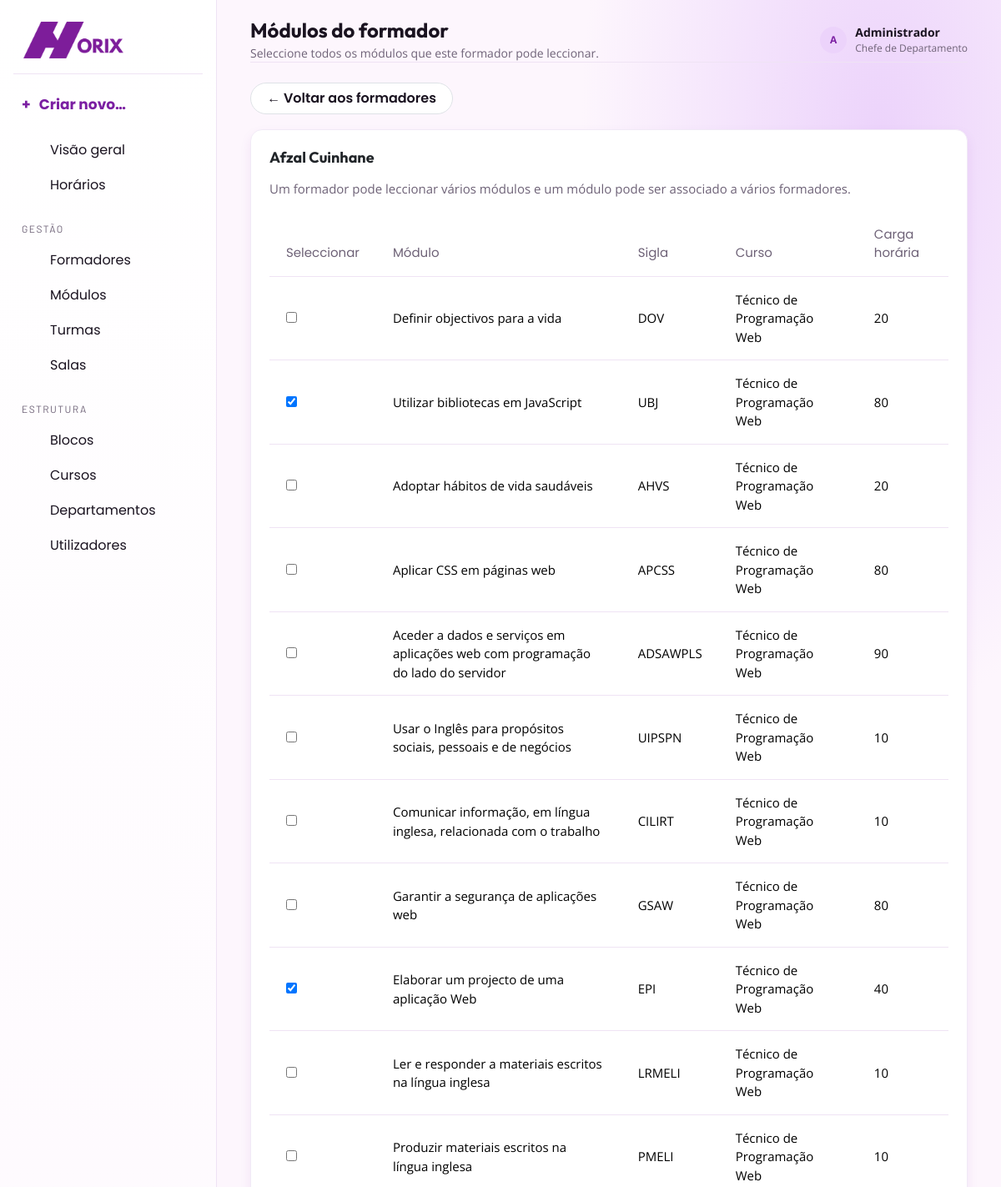
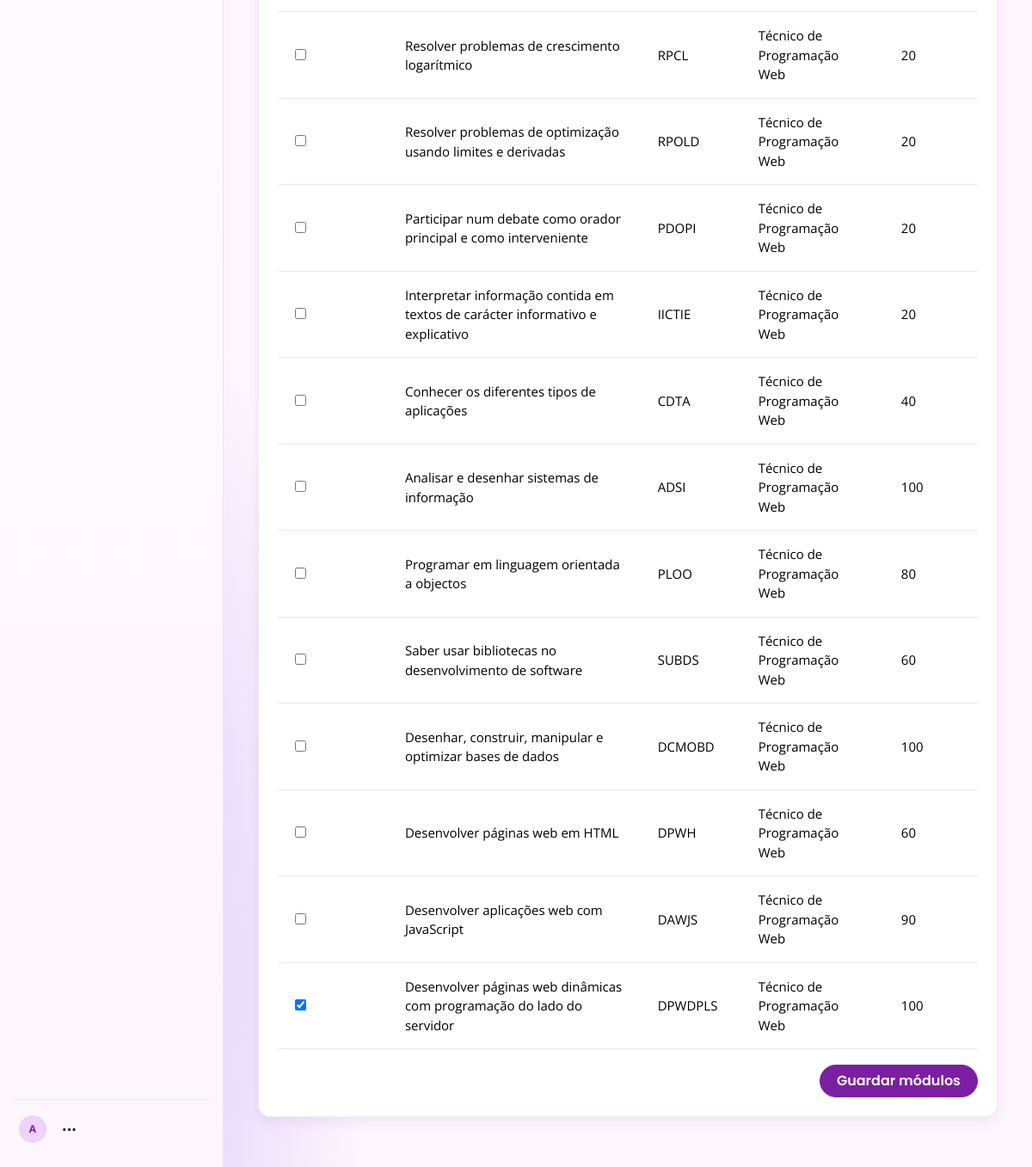
The page /View/html-php/FormadorModulos.php?id=1 (signed in) on the database its author committed (2 pictures, top to bottom).
### tables this page shows
CREATE TABLE `utilizador` (
  `id_utilizador` int(11) NOT NULL,
  `nome` varchar(100) NOT NULL,
  `email` varchar(120) NOT NULL,
  `senha` varchar(255) NOT NULL,
  `perfil` enum('Chefe de Departamento','Formador') NOT NULL,
  `ativo` tinyint(1) NOT NULL DEFAULT 1,
  `criado_em` timestamp NOT NULL DEFAULT current_timestamp()
);

CREATE TABLE `formador` (
  `id_formador` int(11) NOT NULL,
  `nome` varchar(100) NOT NULL,
  `email` varchar(100) DEFAULT NULL,
  `telefone` varchar(20) DEFAULT NULL
);

CREATE TABLE `modulo` (
  `id_modulo` int(11) NOT NULL,
  `nome` varchar(100) NOT NULL,
  `siglas` varchar(20) NOT NULL,
  `carga_horaria` int(11) NOT NULL DEFAULT 40,
  `ordem` int(11) NOT NULL DEFAULT 1,
  `tipo_sala` varchar(30) DEFAULT NULL,
  `id_curso` int(11) NOT NULL
);

CREATE TABLE `curso` (
  `id_curso` int(11) NOT NULL,
  `nome` varchar(100) NOT NULL,
  `id_departamento` int(11) NOT NULL
);

### Conexao/Conexao.php (called while the page is built, shortened)
<?php
function db(): mysqli
{
    static $con;
    if ($con instanceof mysqli) {
        return $con;
    }
    $con = new mysqli('localhost', 'root', '', 'gestao_horarios', "3306");
    $con->set_charset('utf8mb4');
    return $con;
}

### View/html-php/FormadorModulos.php (the view, shortened to what this page needs)
<?php
require_once '../../bootstrap.php';
$id = (int)($_GET['id'] ?? $_POST['id_formador'] ?? 0);
$f = one('SELECT * FROM formador WHERE id_formador=?', 'i', $id);
$modulos = rows('SELECT m.*, c.nome AS curso FROM modulo m JOIN curso c ON c.id_curso=m.id_curso ORDER BY c.nome,m.ordem,m.nome');
$assigned = rows('SELECT id_modulo FROM for_mod WHERE id_formador=?', 'i', $id);
$idsAssigned = array_map('intval', array_column($assigned, 'id_modulo'));
layout_start('Módulos do formador', 'Seleccione todos os módulos que este formador pode leccionar.');
?>
<div class="toolbar"><a class="btn btn-light border" href="Formador.php">← Voltar aos formadores</a></div>
<div class="card form-card" style="margin-bottom:18px">
  <h3><?= e($f['nome']) ?></h3>
  <p class="hint">Um formador pode leccionar vários módulos e um módulo pode ser associado a vários formadores.</p>
  <form method="post">
    <div class="table-wrap"><table class="table align-middle mb-0"><thead><tr><th>Seleccionar</th><th>Módulo</th><th>Sigla</th><th>Curso</th><th>Carga horária</th></tr></thead><tbody>
    <?php foreach ($modulos as $m): ?><tr>
      <td><input type="checkbox" name="modulos[]" value="<?= (int)$m['id_modulo'] ?>" <?= in_array((int)$m['id_modulo'], $idsAssigned, true) ? 'checked' : '' ?>></td>
      <td><?= e($m['nome']) ?></td><td><?= e($m['siglas']) ?></td><td><?= e($m['curso']) ?></td><td><?= (int)$m['carga_horaria'] ?></td>
    </tr><?php endforeach; ?>
    </tbody></table></div>
    <div class="form-actions"><button class="btn btn-primary">Guardar módulos</button></div>
  </form>
</div>
<?php layout_end();

### bootstrap.php (shortened to what this page needs)
<?php
require_once __DIR__ . '/Conexao/Conexao.php';
function e($v): string
{
    return htmlspecialchars((string) $v, ENT_QUOTES, 'UTF-8');
}
function flashes(): array
{
    $f = $_SESSION['_flash'] ?? [];
    return $f;
}
function page_acl(): array
{
    $todos = [PERFIL_CHEFE, PERFIL_FORMADOR];
    $chefe = [PERFIL_CHEFE];
    return [
        'TelaPrincipal.php' => $todos,
        'GerarHorario.php' => $todos,
        'HorarioPDF.php' => $chefe,
        'Formador.php' => $chefe,
        'FormadorModulos.php' => $chefe,
        'Disponibilidade.php' => $chefe,
        'Modulo.php' => $chefe,
        'Turma.php' => $chefe,
        'Sala.php' => $chefe,
        'Bloco.php' => $chefe,
        'Curso.php' => $chefe,
        'Departamento.php' => $chefe,
        'Utilizador.php' => $chefe,
    ];
}
function logged(): bool
{
    return !empty($_SESSION['user']);
}
function refresh_session_user(): void
{
    static $done = false;
    if ($done || !logged()) {
        return;
    }
    $u = one(
        'SELECT id_utilizador,nome,email,perfil FROM utilizador WHERE id_utilizador=? AND ativo=1',
        'i',
        (int) ($_SESSION['user']['id'] ?? 0)
    );
}
function require_login(): void
{
    refresh_session_user();
}
function user(): array
{
    return $_SESSION['user'] ?? [];
}
function perfil(): string
{
    return (string) (user()['perfil'] ?? '');
}
function is_chefe(): bool
{
    return logged() && perfil() === PERFIL_CHEFE;
}
function can_manage(): bool
{
    return is_chefe();
}
function can_access(string $file): bool
{
    $acl = page_acl();
    return !isset($acl[$file]) || in_array(perfil(), $acl[$file], true);
}
function enforce_page_access(): void
{
    require_login();
}
function rows(string $sql, string $types = '', ...$args): array
{
    $st = db()->prepare($sql);
    if ($types) {
        $st->bind_param($types, ...$args);
    }
    $st->execute();
    $r = $st->get_result();
    return $r ? $r->fetch_all(MYSQLI_ASSOC) : [];
}
function one(string $sql, string $types = '', ...$args): ?array
{
    $a = rows($sql, $types, ...$args);
    return $a[0] ?? null;
}
function active(string $file): string
{
    return basename($_SERVER['PHP_SELF']) === $file ? 'active' : '';
}
function icon(string $name, int $size = 18): string
{
    $paths = [
        'dashboard' => '<rect x="3" y="3" width="7" height="7" rx="1"/><rect x="14" y="3" width="7" height="7" rx="1"/><rect x="3" y="14" width="7" height="7" rx="1"/><rect x="14" y="14" width="7" height="7" rx="1"/>',
        'calendar' => '<rect x="3" y="4" width="18" height="17" rx="2"/><path d="M16 2v4M8 2v4M3 10h18"/>',
        'plan' => '<path d="M4 5h16M4 12h16M4 19h10"/><circle cx="17" cy="19" r="3"/>',
        'users' => '<path d="M16 21v-2a4 4 0 0 0-4-4H6a4 4 0 0 0-4 4v2"/><circle cx="9" cy="7" r="4"/><path d="M22 21v-2a4 4 0 0 0-3-3.87M16 3.13a4 4 0 0 1 0 7.75"/>',
        'book' => '<path d="M4 5.5A2.5 2.5 0 0 1 6.5 3H20v16H6.5A2.5 2.5 0 0 0 4 21.5z"/><path d="M4 5.5v16M8 7h8M8 11h8"/>',
        'school' => '<path d="m3 9 9-5 9 5-9 5z"/><path d="M7 12v5c3 2 7 2 10 0v-5M21 10v6"/>',
        'room' => '<path d="M4 21V5a2 2 0 0 1 2-2h12a2 2 0 0 1 2 2v16"/><path d="M9 21v-5h6v5M8 7h2M14 7h2M8 11h2M14 11h2"/>',
        'building' => '<path d="M4 21V4h12v17M16 9h4v12M8 8h4M8 12h4M8 16h4"/>',
        'book-open' => '<path d="M3 5a2 2 0 0 1 2-2h6v17H5a2 2 0 0 0-2 2zM21 5a2 2 0 0 0-2-2h-6v17h6a2 2 0 0 1 2 2z"/>',
        'user' => '<circle cx="12" cy="8" r="4"/><path d="M4 21a8 8 0 0 1 16 0"/>',
        'logout' => '<path d="M10 17l5-5-5-5M15 12H3"/><path d="M14 3h5a2 2 0 0 1 2 2v14a2 2 0 0 1-2 2h-5"/>',
        'sun' => '<circle cx="12" cy="12" r="4"/><path d="M12 2v2M12 20v2M4.93 4.93l1.41 1.41M17.66 17.66l1.41 1.41M2 12h2M20 12h2M4.93 19.07l1.41-1.41M17.66 6.34l1.41-1.41"/>',
        'moon' => '<path d="M21 12.8A8.5 8.5 0 1 1 11.2 3 6.7 6.7 0 0 0 21 12.8z"/>',
    ];
    $body = $paths[$name] ?? $paths['dashboard'];
    return '<svg class="icon-svg" width="' . $size . '" height="' . $size . '" viewBox="0 0 24 24" fill="none" stroke="currentColor" stroke-width="1.9" stroke-linecap="round" stroke-linejoin="round" aria-hidden="true">' . $body . '</svg>';
}
function nav_all(): array
{
    return [
        ['', [
            ['TelaPrincipal.php', 'Visão geral', 'dashboard'],
            ['GerarHorario.php', 'Horários', 'calendar'],
        ]],
        ['Gestão', [
            ['Formador.php', 'Formadores', 'users'],
            ['Modulo.php', 'Módulos', 'book'],
            ['Turma.php', 'Turmas', 'school'],
            ['Sala.php', 'Salas', 'room'],
        ]],
        ['Estrutura', [
            ['Bloco.php', 'Blocos', 'building'],
            ['Curso.php', 'Cursos', 'book-open'],
            ['Departamento.php', 'Departamentos', 'building'],
            ['Utilizador.php', 'Utilizadores', 'user'],
        ]],
    ];
}
function nav(): array
{
    $menu = [];
    foreach (nav_all() as $secao) {
        $itens = array_values(array_filter($secao[1], fn($n) => can_access($n[0])));
        if ($itens) {
            $menu[] = [$secao[0], $itens];
        }
    }
    return $menu;
}
function layout_start(string $title, string $subtitle = ''): void
{
    $tabs = $GLOBALS['_tabs'] ?? [];
    $u = user();
    $inicial = e(strtoupper(substr($u['nome'] ?? 'U', 0, 1)));
?>
    <!doctype html>
    <html lang="pt">
    <head>
        <link rel="stylesheet" href="../css/bootstrap.min.css">
        <link rel="stylesheet" href="../css/app.css">
    </head>
    <body>
        <aside class="sidebar">
        <div class="brand">
            <img src="../img/horix.png" alt="Horix - Gestão de Horários">
        </div>
        <?php if (can_manage()): ?>
            <div class="dropdown">
                <a class="create-new" href="#" role="button" data-bs-toggle="dropdown" aria-expanded="false">
                    <span>+</span> Criar novo…
                </a>
            </div>
        <?php endif; ?>
        <nav>
            <?php foreach (nav() as $secao): ?>
                <?php if ($secao[0] !== ''): ?>
                    <div class="nav-title"><?= e(mb_strtoupper($secao[0])) ?></div>
                <?php endif; ?>
                <?php foreach ($secao[1] as $n): ?>
                    <a class="nav-link <?= active($n[0]) ?>" href="<?= $n[0] ?>">
                        <span class="nav-icon"><?= icon($n[2], 20) ?></span>
                        <span><?= $n[1] ?></span>
                    </a>
                <?php endforeach; ?>
            <?php endforeach; ?>
        </nav>
        <div class="sidebar-bottom dropup">
            <div class="user-row">
                <div class="avatar"><?= $inicial ?></div>
                <a href="#" class="text-body px-2" data-bs-toggle="dropdown" aria-label="Opções">•••</a>
            </div>
        </div>
        </aside>
        <main class="main">
            <header class="topbar">
                <div class="title-wrap">
                    <div>
                        <h1><?= e($title) ?></h1>
                        <?php if ($subtitle && !$tabs): ?>
                            <p><?= e($subtitle) ?></p>
                        <?php endif; ?>
                    </div>
                </div>
                <div class="profile">
                    <div class="avatar"><?= $inicial ?></div>
                    <div>
                        <strong><?= e($u['nome'] ?? 'Utilizador') ?></strong>
                        <small><?= e($u['perfil'] ?? '') ?></small>
                    </div>
                </div>
            </header>
            <section class="content">
            <?php
        }
        function layout_end(): void
        {
            ?>
            </section>
        </main>
    </body>
    </html>
<?php
        }
enforce_page_access();

### rows shown on the page
utilizador: nome "A", nome "Administrador", perfil "Chefe de Departamento"
formador: nome "Afzal Cuinhane"
modulo: nome "Definir objectivos para a vida", siglas "DOV", id_curso.nome "Técnico de Programação Web", carga_horaria "20"
modulo: id_modulo "☑", nome "Utilizar bibliotecas em JavaScript", siglas "UBJ", id_curso.nome "Técnico de Programação Web", carga_horaria "80"
modulo: nome "Adoptar hábitos de vida saudáveis", siglas "AHVS", id_curso.nome "Técnico de Programação Web", carga_horaria "20"
modulo: nome "Aplicar CSS em páginas web", siglas "APCSS", id_curso.nome "Técnico de Programação Web", carga_horaria "80"
modulo: nome "Aceder a dados e serviços em aplicações web com programação do lado do servidor", siglas "ADSAWPLS", id_curso.nome "Técnico de Programação Web", carga_horaria "90"
modulo: nome "Usar o Inglês para propósitos sociais, pessoais e de negócios", siglas "UIPSPN", id_curso.nome "Técnico de Programação Web", carga_horaria "10"
modulo: nome "Comunicar informação, em língua inglesa, relacionada com o trabalho", siglas "CILIRT", id_curso.nome "Técnico de Programação Web", carga_horaria "10"
modulo: nome "Garantir a segurança de aplicações web", siglas "GSAW", id_curso.nome "Técnico de Programação Web", carga_horaria "80"
modulo: id_modulo "☑", nome "Elaborar um projecto de uma aplicação Web", siglas "EPI", id_curso.nome "Técnico de Programação Web", carga_horaria "40"
modulo: nome "Ler e responder a materiais escritos na língua inglesa", siglas "LRMELI", id_curso.nome "Técnico de Programação Web", carga_horaria "10"
modulo: nome "Produzir materiais escritos na língua inglesa", siglas "PMELI", id_curso.nome "Técnico de Programação Web", carga_horaria "10"
modulo: nome "Resolver problemas de crescimento logarítmico", siglas "RPCL", id_curso.nome "Técnico de Programação Web", carga_horaria "20"
modulo: nome "Resolver problemas de optimização usando limites e derivadas", siglas "RPOLD", id_curso.nome "Técnico de Programação Web", carga_horaria "20"
modulo: nome "Participar num debate como orador principal e como interveniente", siglas "PDOPI", id_curso.nome "Técnico de Programação Web", carga_horaria "20"
modulo: nome "Interpretar informação contida em textos de carácter informativo e explicativo", siglas "IICTIE", id_curso.nome "Técnico de Programação Web", carga_horaria "20"
modulo: nome "Conhecer os diferentes tipos de aplicações", siglas "CDTA", id_curso.nome "Técnico de Programação Web", carga_horaria "40"
modulo: nome "Analisar e desenhar sistemas de informação", siglas "ADSI", id_curso.nome "Técnico de Programação Web", carga_horaria "100"
modulo: nome "Programar em linguagem orientada a objectos", siglas "PLOO", id_curso.nome "Técnico de Programação Web", carga_horaria "80"
modulo: nome "Saber usar bibliotecas no desenvolvimento de software", siglas "SUBDS", id_curso.nome "Técnico de Programação Web", carga_horaria "60"
modulo: nome "Desenhar, construir, manipular e optimizar bases de dados", siglas "DCMOBD", id_curso.nome "Técnico de Programação Web", carga_horaria "100"
modulo: nome "Desenvolver páginas web em HTML", siglas "DPWH", id_curso.nome "Técnico de Programação Web", carga_horaria "60"
modulo: nome "Desenvolver aplicações web com JavaScript", siglas "DAWJS", id_curso.nome "Técnico de Programação Web", carga_horaria "90"
modulo: id_modulo "☑", nome "Desenvolver páginas web dinâmicas com programação do lado do servidor", siglas "DPWDPLS", id_curso.nome "Técnico de Programação Web", carga_horaria "100"

### other values the page prints
$n[1] "Visão geral"
$n[1] "Horários"
mb_strtoupper($secao[0]) "GESTÃO"
$n[1] "Formadores"
$n[1] "Módulos"
$n[1] "Turmas"
$n[1] "Salas"
mb_strtoupper($secao[0]) "ESTRUTURA"
$n[1] "Blocos"
$n[1] "Cursos"
$n[1] "Departamentos"
$n[1] "Utilizadores"
$title "Módulos do formador"
$subtitle "Seleccione todos os módulos que este formador pode leccionar."
